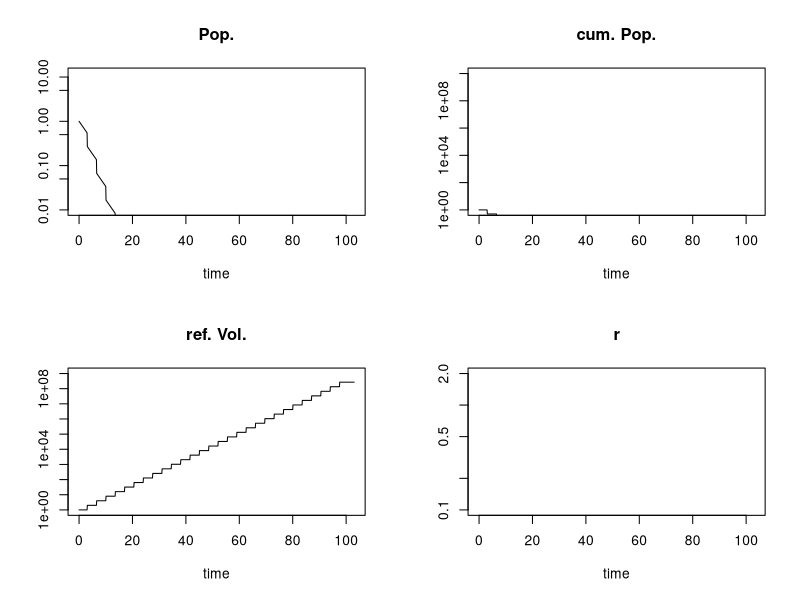
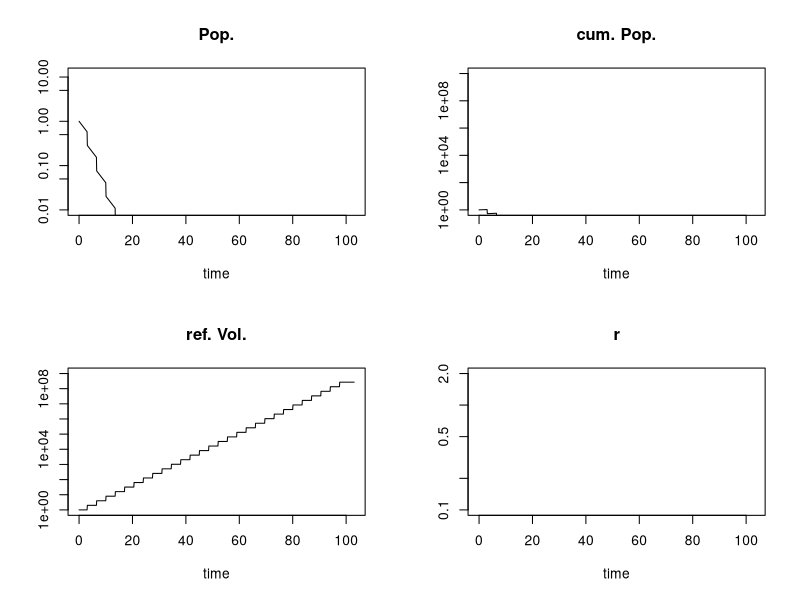
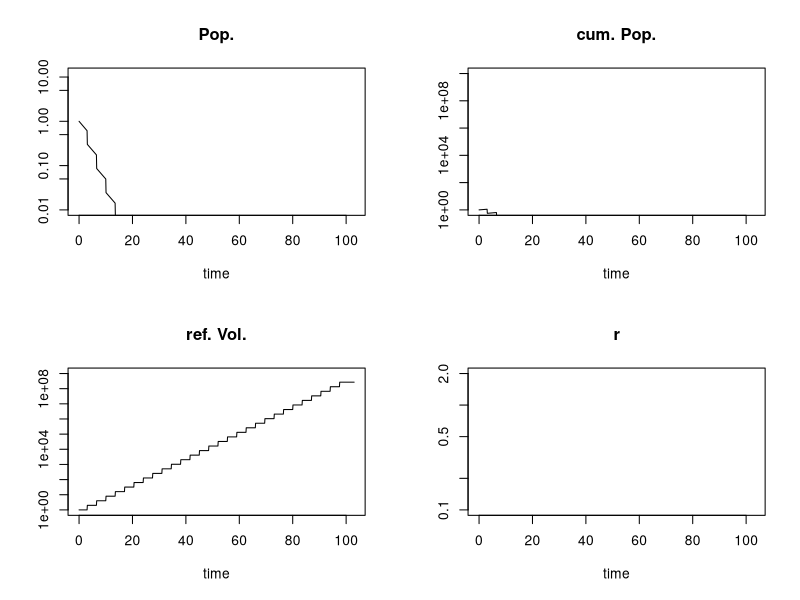
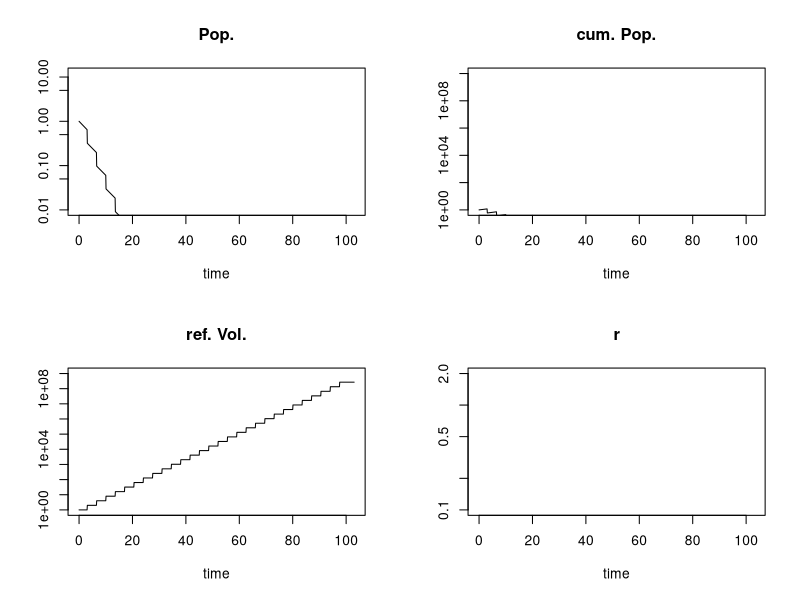
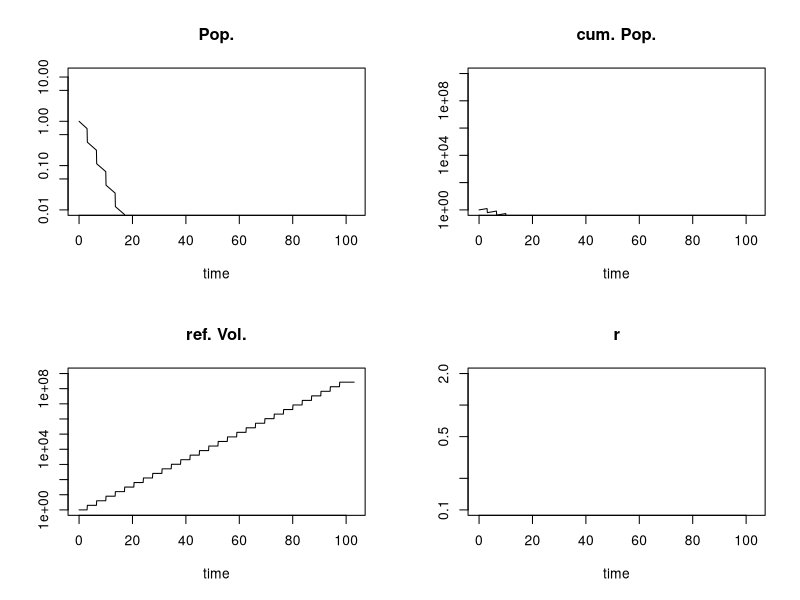
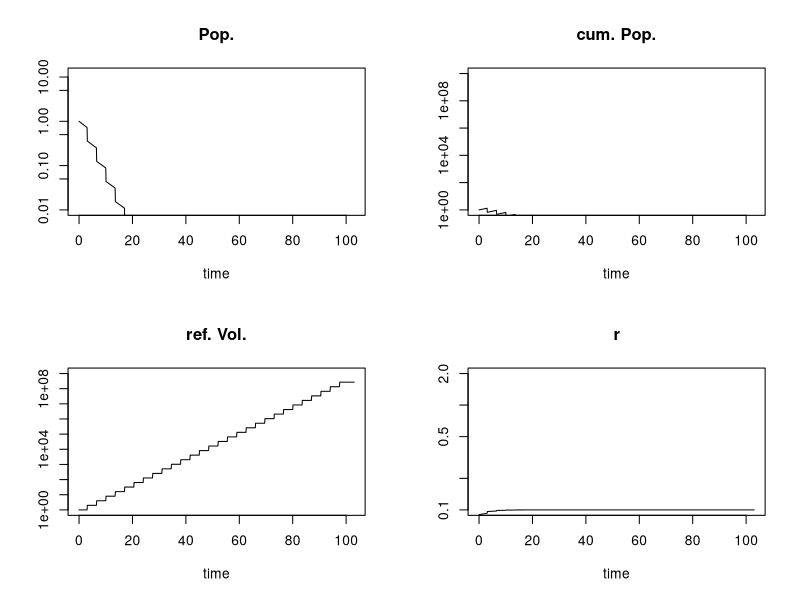
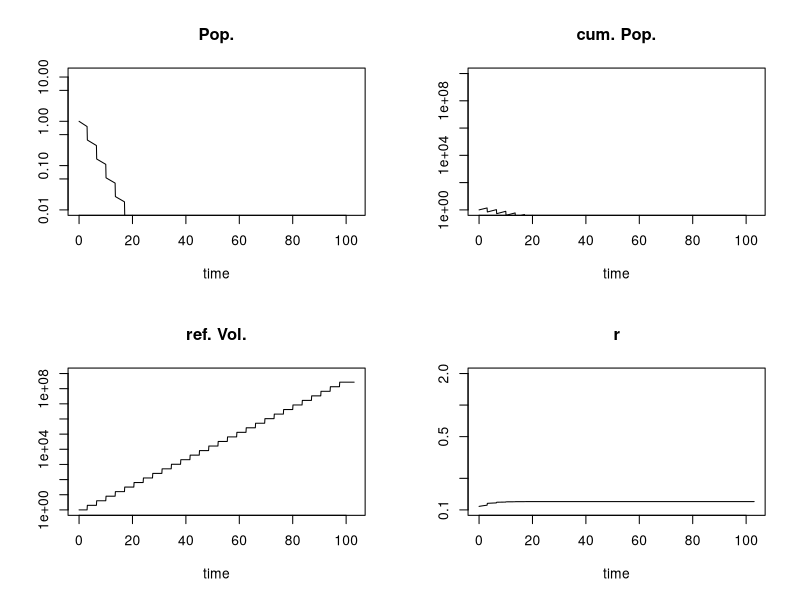
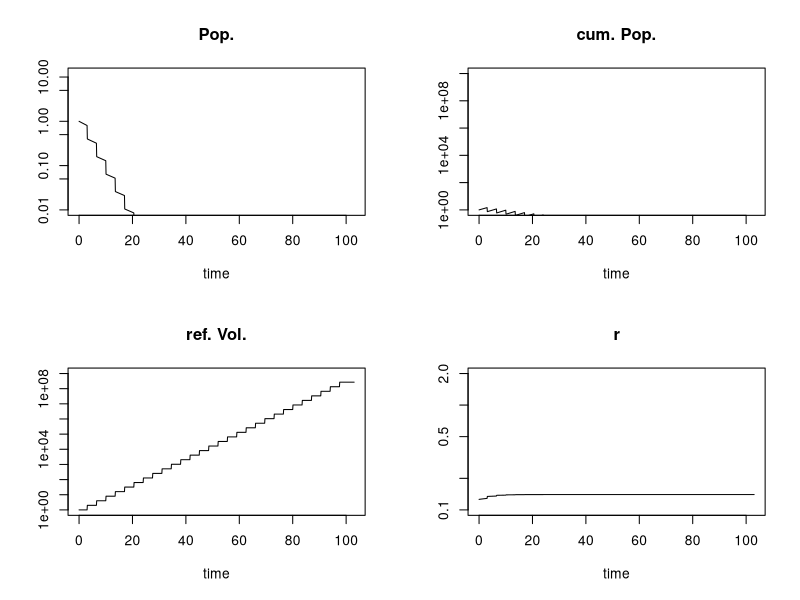

These charts were generated, in order, by the following R code: (Note: this script raises an error after producing the figures.)
library(deSolve)

## model: rate of change v1 = 0, v2 consumed at first-order rate
semibatch <- function(t, y, p) {
  with(as.list(c(y, p)), {
    growth <- r * (1 - x/K)
    dx  <- growth * x - d * x  # population in the experimental vessel
    dx2 <- growth * x2         # theoretical total population development
    dV <- 0                    # reference Volume
    list(c(dx, dx2, dV), r = growth)
  }) 
}

eventfun <- function(t, y, p){
  with(as.list(c(y, p)), {
    return(c(x / D, x2 / D, V * D)) # D = 2 --> x / 2 and V * 2
  })
}

events <- seq(3, 100, 3.5)

yini   <- c(x = 1, x2 = 1, V = 1)     
parms  <- c(r = 1.6, d = .2, K = 10, D = 2)
times  <- seq(0, 103, by = 0.1)


#out <- ode(func = semibatch, y = yini, times = times, parms = parms)

times <- cleanEventTimes(times, events)
times <-sort(c(times, events))

i <-0
for(r in seq(0.0, 2, 0.02)) {
i <- i+1


parms["r"] <- r

system.time(
out <- ode(func = semibatch, y = yini, times = times, parms = parms, 
  events = list(func = eventfun, time = events), method = "adams")
)

png(file=paste("img", i+1000, ".png", sep=""))  
plot(out, log = "y", 
  ylim=list(c(0.01, 12), c(1, 1e10), c(1, 1e9), c(0.1, 2)),
  main=list("Pop.", "cum. Pop.", "ref. Vol.", "r"))
dev.off()

oo <- as.data.frame(subset(out[,1:5], out[, 1] > 20))

oo$q <- oo$x2 * oo$V

m <- lm(log(q) ~ time, data = oo)
#with(oo, plot(t, log(q), pch="."))
#abline(m)

summary(m)
print(coef(m))

## doubling time
cat("doubling times", log(2)/parms["r"], "->", log(2)/coef(m)[2], "\n")
cat("generations / year", 365/(log(2)/parms["r"]), "->", 365/(log(2)/coef(m)[2]), "\n")

r_mean <- mean(oo$r[oo$time > 20 | oo$time < 100])
cat("mean gen.", 365 / (log(2)/r_mean), "\n")

}

#with(oo, plot(t, q, pch="."))
## start with t=20
#with(oo, lines(t,  q[1] * exp((t-20) * coef(m)[2])))
